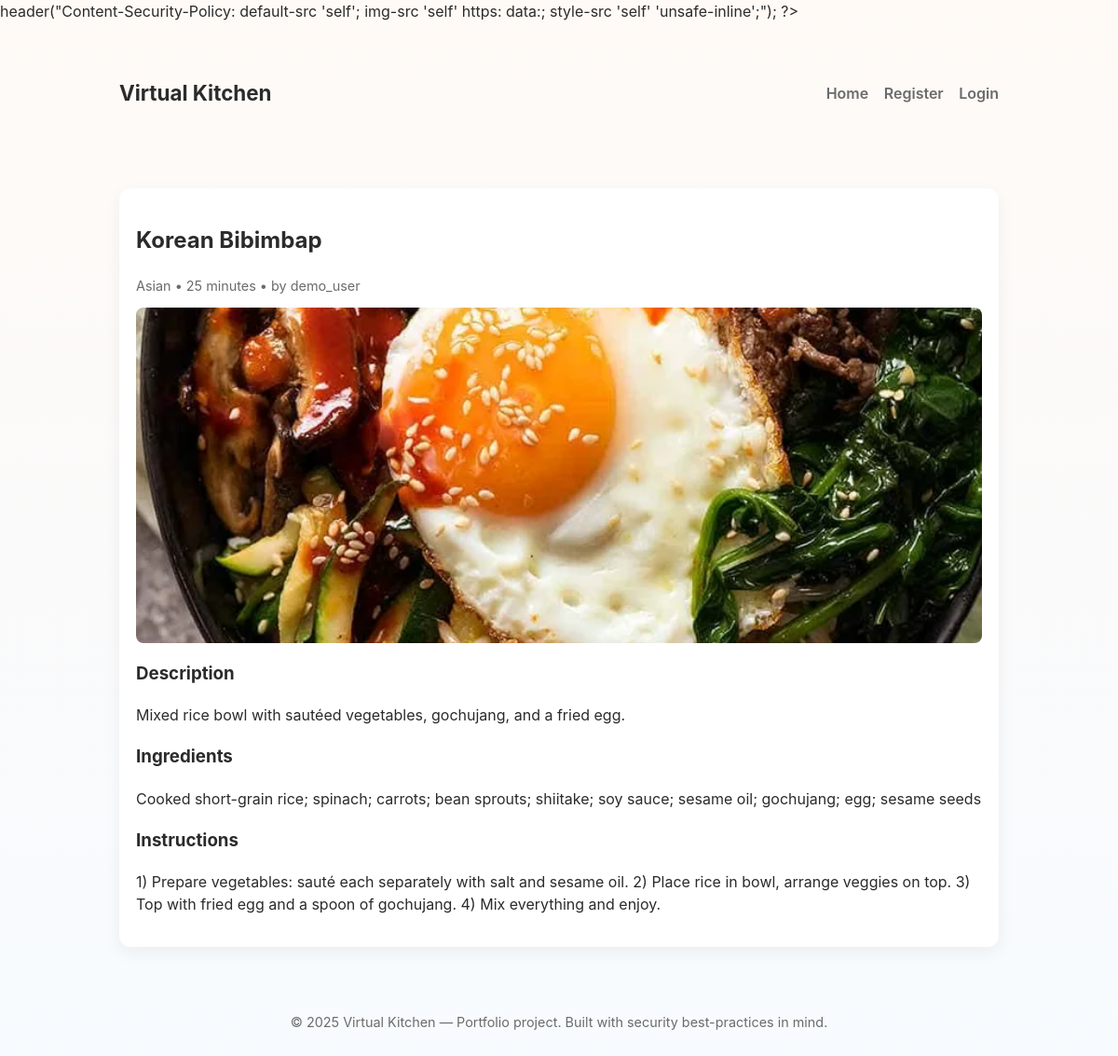
The page /view.php?rid=3 on the database its author committed.
### tables this page shows
CREATE TABLE recipes (
  rid INT AUTO_INCREMENT PRIMARY KEY,
  name VARCHAR(150) NOT NULL,
  description VARCHAR(500) NOT NULL,
  type ENUM('French','Italian','Chinese','Indian','Mexican','others','Asian') NOT NULL DEFAULT 'others',
  cookingtime INT NOT NULL,
  ingredients TEXT NOT NULL,
  instructions TEXT NOT NULL,
  image VARCHAR(255) DEFAULT NULL,
  uid INT NOT NULL,
  created_at TIMESTAMP DEFAULT CURRENT_TIMESTAMP,
  FOREIGN KEY (uid) REFERENCES users(uid) ON DELETE CASCADE
);

CREATE TABLE users (
  uid INT AUTO_INCREMENT PRIMARY KEY,
  username VARCHAR(50) NOT NULL UNIQUE,
  password VARCHAR(255) NOT NULL,
  email VARCHAR(150) NOT NULL UNIQUE,
  created_at TIMESTAMP DEFAULT CURRENT_TIMESTAMP
);

### inc/functions.php (called while the page is built, shortened)
<?php
function e(string $s): string {
    return htmlspecialchars($s, ENT_QUOTES | ENT_SUBSTITUTE, 'UTF-8');
}

### view.php (the view, shortened to what this page needs)
<?php
require_once __DIR__ . '/inc/header.php';
$rid = intval($_GET['rid'] ?? 0);
$pdo = db();
$stmt = $pdo->prepare('SELECT r.*, u.username FROM recipes r JOIN users u ON r.uid = u.uid WHERE r.rid = :rid');
$stmt->execute(['rid' => $rid]);
$r = $stmt->fetch();
?>
<div class="card">
  <h2><?= e($r['name']) ?></h2>
  <div class="small"><?= e($r['type']) ?> • <?= intval($r['cookingtime']) ?> minutes • by <?= e($r['username']) ?></div>
  <?php if ($r['image'] && file_exists(__DIR__ . '/uploads/'.$r['image'])): ?>
    <img src="/uploads/<?= e($r['image']) ?>" alt="<?= e($r['name']) ?>" style="width:100%;max-height:360px;object-fit:cover;margin-top:12px;border-radius:8px">
  <?php endif; ?>
  <h3>Description</h3>
  <p><?= nl2br(e($r['description'])) ?></p>
  <h3>Ingredients</h3>
  <p><?= nl2br(e($r['ingredients'])) ?></p>
  <h3>Instructions</h3>
  <p><?= nl2br(e($r['instructions'])) ?></p>
</div>
<?php require_once __DIR__ . '/inc/footer.php'; ?>

### css/styles.css (style rules this page uses)
:root { --bg: #fffaf6; --card: #fff; --accent: #ffd6e0; --muted: #6b6b6b; --text: #2b2b2b; --shadow: rgba(28,28,28,0.06); --glass: rgba(255,255,255,0.7); }
* { box-sizing:border-box }
body { font-family: Inter, ui-sans-serif, system-ui, -apple-system, "Segoe UI", Roboto, "Helvetica Neue", Arial; background: linear-gradient(180deg, #fffaf6 0%, #f7fbff 100%); color:var(--text); margin:0; line-height:1.5; }
.card { background:var(--card); border-radius:12px; box-shadow:0 6px 18px var(--shadow); padding:18px; margin-bottom:18px; }
.small { font-size:0.9rem;color:var(--muted) }

### rows shown on the page
recipes: name "Korean Bibimbap", type "Asian", cookingtime "25", uid.username "demo_user", image (picture), description "Mixed rice bowl with sautéed vegetables, gochujang, and a fried egg.", ingredients "Cooked short-grain rice; spinach; carrots; bean sprouts; shiitake; soy sauce; sesame oil; gochujang; egg; sesame seeds", instructions "1) Prepare vegetables: sauté each separately with salt and sesame oil. 2) Place rice in bowl, arrange veggies on top. 3) Top with fried egg and a spoon of gochujang. 4) Mix everything and enjoy."
